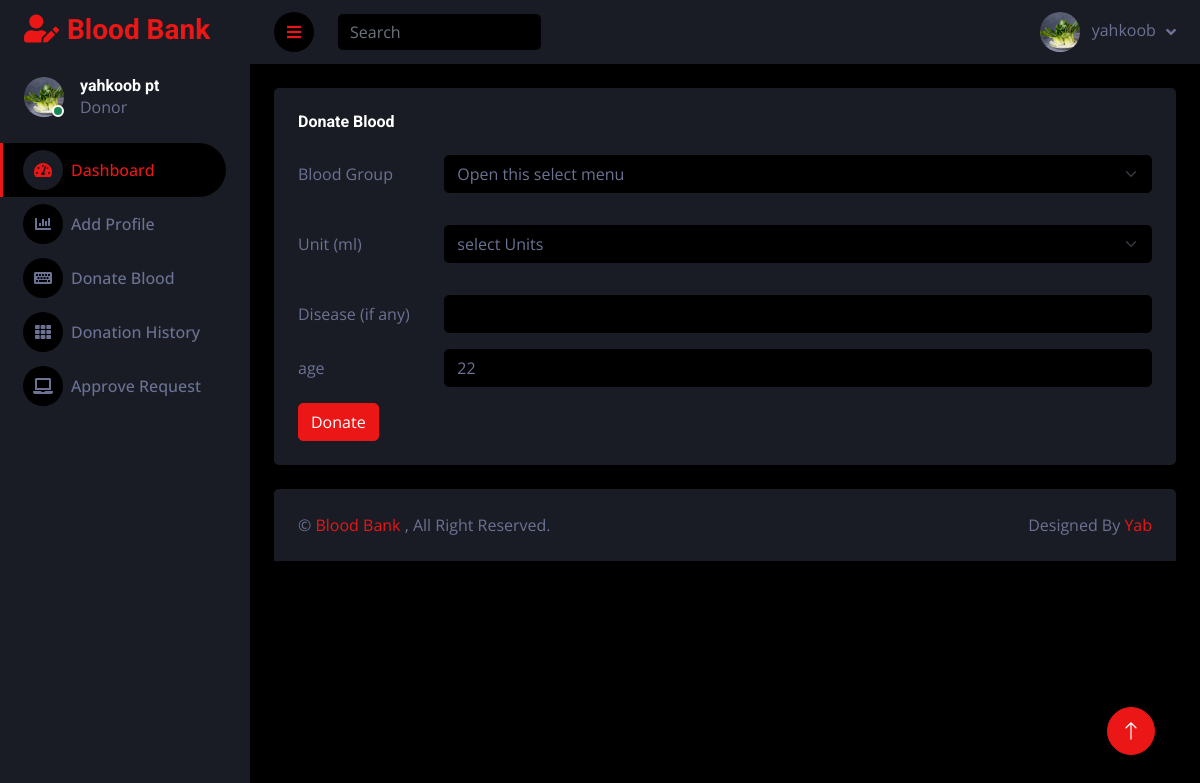
The page /donate/11/ (signed in) on the database its author committed.
### blood_app/models.py (models this page shows)
class User(AbstractUser):
    is_donor = models.BooleanField(default=False, verbose_name="Is Donor")
    is_patient = models.BooleanField(default=False, verbose_name="Is Patient")
    name = models.CharField(max_length=100,null=True, blank=True)
    mobile = models.CharField(max_length=15,null=True, blank=True)
    address = models.CharField(max_length=200,null=True, blank=True)
    email = models.EmailField(null=True, blank=True)
    district = models.CharField(max_length=100,null=True, blank=True)
    gender = models.CharField(max_length=10,null=True, blank=True)
    age = models.PositiveIntegerField(null=True, blank=True)
    blood_grou = models.CharField(max_length=3, choices=BLOOD_GROUPS, null=True, blank=True)  # Set a default value
    disease=  models.CharField(max_length=100,null=True, blank=True)
    doctor =  models.CharField(max_length=100,null=True, blank=True)
    photo = models.ImageField(upload_to='profile/')
    status = models.BooleanField(default=False)
    unit= models.PositiveIntegerField(null=True, blank=True)
    def __str__(self):
        return self.username
    @property
    def imageURL(self):
        try:
            url = self.photo.url
        except:
            url = ''
        return  url

### blood_app/views.py (the view, shortened to what this page needs)
# urls.py: path('donate/<int:pk>/', views.donate, name='donate'),
def donate(request,pk):
    user = get_object_or_404(User, pk=pk)
    context={
        'user':user
    }
    return render(request,'donor/donate_blood.html',context)

### templates/donor/donate_blood.html (shortened to what this page needs)
{% extends 'donor/base.html' %}
{% load static %}
{% block content %}
            <div class="container-fluid pt-4 px-4">
                <div class="row g-4">
                    <div class="col-sm-12 col-xl">
                        <div class="bg-secondary rounded h-100 p-4">
                            <h6 class="mb-4">Donate Blood</h6>
                            <form method="POST" enctype="multipart/form-data">
                                <div class="row mb-3">
                                    <label for="inputEmail3" class="col-sm-2 col-form-label">Blood Group</label>
                                    <div class="col-sm-10">
                                        <select class="form-select mb-3" aria-label="Default select example" name="blood">
                                            <option selected>Open this select menu</option>
                                        </select>
                                    </div>
                                </div>
                                <div class="row mb-3">
                                    <label for="inputEmail3" class="col-sm-2 col-form-label">Unit (ml)</label>
                                    <div class="col-sm-10">
                                        <select class="form-select mb-3" aria-label="Default select example" name="unit">
                                            <option selected>select Units</option>
                                        </select>
                                    </div>
                                </div>
                                <div class="row mb-3">
                                    <label for="inputPassword3" class="col-sm-2 col-form-label">Disease (if any)</label>
                                    <div class="col-sm-10">
                                        <input type="text" class="form-control" id="inputPassword3" name="disease">
                                    </div>
                                </div>
                                <div class="row mb-3">
                                    <label for="inputEmail3" class="col-sm-2 col-form-label">age</label>
                                    <div class="col-sm-10">
                                        <input type="number" class="form-control" id="inputEmail3" name="age" value={{user.age}}>
                                    </div>
                                </div>
                                <button type="submit" class="btn btn-primary">Donate</button>
                            </form>
                        </div>
                    </div>
                </div>
            </div>
{% endblock %}

### templates/donor/base.html (shortened to what this page needs)
{% load static %}
<!DOCTYPE html>
<html lang="en">
<head>
    <link href="https://cdnjs.cloudflare.com/ajax/libs/font-awesome/5.10.0/css/all.min.css" rel="stylesheet">
    <link href="https://cdn.jsdelivr.net/npm/bootstrap-icons@1.4.1/font/bootstrap-icons.css" rel="stylesheet">
    <link href="{% static 'donor/lib/owlcarousel/assets/owl.carousel.min.css' %}" rel="stylesheet">
    <link href="{% static 'donor/lib/tempusdominus/css/tempusdominus-bootstrap-4.min.css' %}" rel="stylesheet" />
    <link href="{% static 'donor/css/bootstrap.min.css' %}" rel="stylesheet">
    <link href="{% static 'donor/css/style.css' %}" rel="stylesheet">
</head>
<body>
    <div class="container-fluid position-relative d-flex p-0">
        <div class="sidebar pe-4 pb-3">
            <nav class="navbar bg-secondary navbar-dark">
                <a href="{% url 'index' %}" class="navbar-brand mx-4 mb-3">
                    <h3 class="text-primary"><i class="fa fa-user-edit me-2"></i>Blood Bank</h3>
                </a>
                <div class="d-flex align-items-center ms-4 mb-4">
                    <div class="position-relative">
                        <img class="rounded-circle" src="{{request.user.imageURL}}" alt="" style="width: 40px; height: 40px;">
                        <div class="bg-success rounded-circle border border-2 border-white position-absolute end-0 bottom-0 p-1"></div>
                    </div>
                    <div class="ms-3">
                        <h6 class="mb-0">{{request.user.name}}</h6>
                        <span>Donor</span>
                    </div>
                </div>
                <div class="navbar-nav w-100">
                    <a href="{% url 'index' %}" class="nav-item nav-link active"><i class="fa fa-tachometer-alt me-2"></i>Dashboard</a>
                    <a href="{% url 'add_donor' %}" class="nav-item nav-link"><i class="fa fa-chart-bar me-2"></i>Add Profile</a>
                    <a href="{% url 'donate' request.user.id %}" class="nav-item nav-link"><i class="fa fa-keyboard me-2"></i>Donate Blood</a>
                    <a href="{% url 'view_donate' request.user.id %}" class="nav-item nav-link"><i class="fa fa-th me-2"></i>Donation History</a>
                    <a href="{% url 'patient_request' %}" class="nav-item nav-link"><i class="fa fa-laptop me-2"></i>Approve Request</a>
                </div>
            </nav>
        </div>
        <div class="content">
            <nav class="navbar navbar-expand bg-secondary navbar-dark sticky-top px-4 py-0">
                <a href="#" class="sidebar-toggler flex-shrink-0">
                    <i class="fa fa-bars"></i>
                </a>
                <form class="d-none d-md-flex ms-4">
                    <input class="form-control bg-dark border-0" type="search" placeholder="Search">
                </form>
                <div class="navbar-nav align-items-center ms-auto">
                    <div class="nav-item dropdown">
                        <a href="#" class="nav-link dropdown-toggle" data-bs-toggle="dropdown">
                            <img class="rounded-circle me-lg-2" src="{{request.user.imageURL}}" alt="" style="width: 40px; height: 40px;">
                            <span class="d-none d-lg-inline-flex">{{request.user}}</span>
                        </a>
                    </div>
                </div>
            </nav>
            {% block content %}
            {% endblock %}
            <div class="container-fluid pt-4 px-4">
                <div class="bg-secondary rounded-top p-4">
                    <div class="row">
                        <div class="col-12 col-sm-6 text-center text-sm-start">
                            &copy; <a href="#">Blood Bank </a>, All Right Reserved.
                        </div>
                        <div class="col-12 col-sm-6 text-center text-sm-end">
                            Designed By <a href="">Yab</a>
                        </div>
                    </div>
                </div>
            </div>
        </div>
        <a href="#" class="btn btn-lg btn-primary btn-lg-square back-to-top"><i class="bi bi-arrow-up"></i></a>
    </div>
</body>
</html>

### static/donor/css/style.css (style rules this page uses)
:root { --primary: #EB1616; --secondary: #191C24; --light: #6C7293; --dark: #000000; }
.back-to-top { position: fixed; display: none; right: 45px; bottom: 45px; z-index: 99; }
.btn { transition: .5s; }
.btn-lg-square { width: 48px; height: 48px; }
.btn-square, .btn-sm-square, .btn-lg-square { padding: 0; display: inline-flex; align-items: center; justify-content: center; font-weight: normal; border-radius: 50px; }
.sidebar { position: fixed; top: 0; left: 0; bottom: 0; width: 250px; height: 100vh; overflow-y: auto; background: var(--secondary); transition: 0.5s; z-index: 999; }
.content { margin-left: 250px; min-height: 100vh; background: var(--dark); transition: 0.5s; }
@media (min-width: 992px) { .sidebar { margin-left: 0; } }
@media (min-width: 992px) { .content { width: calc(100% - 250px); } }
.sidebar .navbar .navbar-nav .nav-link { padding: 7px 20px; color: var(--light); font-weight: 500; border-left: 3px solid var(--secondary); border-radius: 0 30px 30px 0; outline: none; }
.sidebar .navbar .navbar-nav .nav-link:hover, .sidebar .navbar .navbar-nav .nav-link.active { color: var(--primary); background: var(--dark); border-color: var(--primary); }
.sidebar .navbar .navbar-nav .nav-link i { width: 40px; height: 40px; display: inline-flex; align-items: center; justify-content: center; background: var(--dark); border-radius: 40px; }
.sidebar .navbar .navbar-nav .nav-link:hover i, .sidebar .navbar .navbar-nav .nav-link.active i { background: var(--secondary); }
.content .navbar .navbar-nav .nav-link { margin-left: 25px; padding: 12px 0; color: var(--light); outline: none; }
.content .navbar .sidebar-toggler, .content .navbar .navbar-nav .nav-link i { width: 40px; height: 40px; display: inline-flex; align-items: center; justify-content: center; background: var(--dark); border-radius: 40px; }
.content .navbar .dropdown-toggle::after { margin-left: 6px; vertical-align: middle; border: none; content: "\f107"; font-family: "Font Awesome 5 Free"; font-weight: 900; transition: .5s; }

### rows shown on the page
User: user.imageURL (picture), user.name "yahkoob pt", user "yahkoob"
User: age "22"
